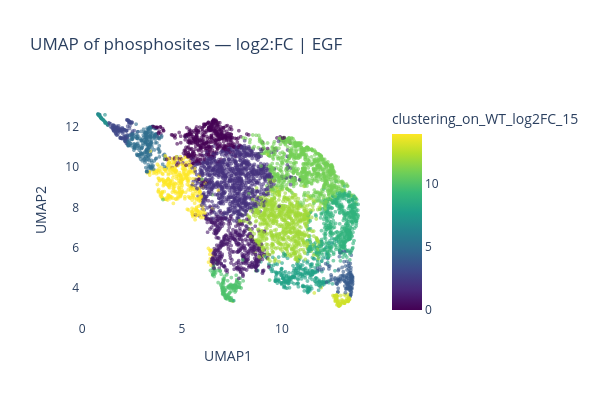

The cell this chart's notebook holds for it:
### Code cell
fig, ax = plot_sites_umap_interactive(df_clustered,
                                      cell_lines=GROUPS[CHOSEN_GROUP], #"WT", "BRAFS151A", "GAB1Y259A"],
                                      conditions=["_EGF_"], # "_INS_","_EGFnINS_"],
                                      data_type="log2:FC",
                                      exclude_full=True,
                                      color_col=CLUSTER_COL, # None  "protein_name"
                                      hover_cols=None,
                                      n_neighbors=15,
                                      min_dist=0.1,
                                      random_state=42,
                                      figsize=(600, 400),
                                      title=None, )
fig.show()

### Figure 1 — Plotly figure (JSON) as saved in the notebook; plotly's stock layout.template omitted (floating-point values rounded to 4 significant figures; data arrays with more than 128 entries replaced by an {"elided": "..."} marker saying what was removed)
{"data": [{"customdata": {"elided": "5534x4 mixed values"}, "hovertemplate": "<b>%{hovertext}</b><br><br>UMAP1=%{x:.3f}<br>UMAP2=%{y:.3f}<br>site=%{customdata[0]}<br>protein_name=%{customdata[1]}<br>protein_Id=%{customdata[2]}<br>clustering_on_WT_log2FC_15=%{marker.color}<extra></extra>", "hovertext": {"elided": "5534 str values"}, "legendgroup": "", "marker": {"color": {"elided": "5534 int values"}, "coloraxis": "coloraxis", "symbol": "circle", "opacity": 0.6, "size": 4}, "mode": "markers", "name": "", "showlegend": false, "x": {"elided": "5534 float values"}, "xaxis": "x", "y": {"elided": "5534 float values"}, "yaxis": "y", "type": "scattergl"}], "layout": {"xaxis": {"anchor": "y", "domain": [0.0, 1.0], "title": {"text": "UMAP1"}}, "yaxis": {"anchor": "x", "domain": [0.0, 1.0], "title": {"text": "UMAP2"}}, "coloraxis": {"colorbar": {"title": {"text": "clustering_on_WT_log2FC_15"}}, "colorscale": [[0.0, "#440154"], [0.1111, "#482878"], [0.2222, "#3e4989"], [0.3333, "#31688e"], [0.4444, "#26828e"], [0.5556, "#1f9e89"], [0.6667, "#35b779"], [0.7778, "#6ece58"], [0.8889, "#b5de2b"], [1.0, "#fde725"]], "autocolorscale": false}, "legend": {"tracegroupgap": 0}, "title": {"text": "UMAP of phosphosites — log2:FC | EGF"}, "height": 400, "width": 600, "plot_bgcolor": "white", "paper_bgcolor": "white"}}
